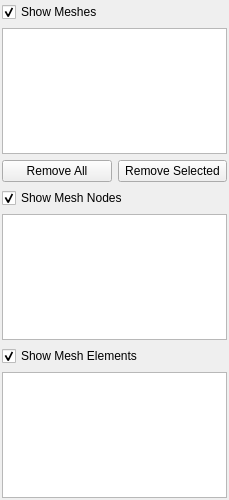
<?xml version="1.0" encoding="UTF-8"?>
<ui version="4.0">
 <class>MshTabWidgetBase</class>
 <widget class="QWidget" name="MshTabWidgetBase">
  <property name="geometry">
   <rect>
    <x>0</x>
    <y>0</y>
    <width>229</width>
    <height>500</height>
   </rect>
  </property>
  <property name="windowTitle">
   <string>Form</string>
  </property>
  <layout class="QVBoxLayout" name="verticalLayout">
   <property name="margin">
    <number>2</number>
   </property>
   <item>
    <widget class="QCheckBox" name="showMeshesCheckBox">
     <property name="toolTip">
      <string>Shows / hides mesh objects in the graphics views</string>
     </property>
     <property name="text">
      <string>Show Meshes</string>
     </property>
     <property name="checked">
      <bool>true</bool>
     </property>
    </widget>
   </item>
   <item>
    <widget class="DataView" name="treeView"/>
   </item>
   <item>
    <layout class="QHBoxLayout" name="horizontalLayout">
     <item>
      <widget class="QPushButton" name="clearAllPushButton">
       <property name="text">
        <string>Remove All</string>
       </property>
      </widget>
     </item>
     <item>
      <widget class="QPushButton" name="clearSelectedPushButton">
       <property name="text">
        <string>Remove Selected</string>
       </property>
      </widget>
     </item>
    </layout>
   </item>
   <item>
    <widget class="QCheckBox" name="showMeshNodesCheckBox">
     <property name="toolTip">
      <string>Shows / hides mesh node objects in the graphics views</string>
     </property>
     <property name="text">
      <string>Show Mesh Nodes</string>
     </property>
     <property name="checked">
      <bool>true</bool>
     </property>
    </widget>
   </item>
   <item>
    <widget class="DataView" name="mshNodeTableView"/>
   </item>
   <item>
    <widget class="QCheckBox" name="showMeshElementsCheckBox">
     <property name="toolTip">
      <string>Shows / hides mesh element objects in the graphics views</string>
     </property>
     <property name="text">
      <string>Show Mesh Elements</string>
     </property>
     <property name="checked">
      <bool>true</bool>
     </property>
    </widget>
   </item>
   <item>
    <widget class="DataView" name="mshElemTableView"/>
   </item>
  </layout>
 </widget>
 <customwidgets>
  <customwidget>
   <class>DataView</class>
   <extends>QTreeView</extends>
   <header>DataView.h</header>
  </customwidget>
 </customwidgets>
 <resources/>
 <connections/>
</ui>
